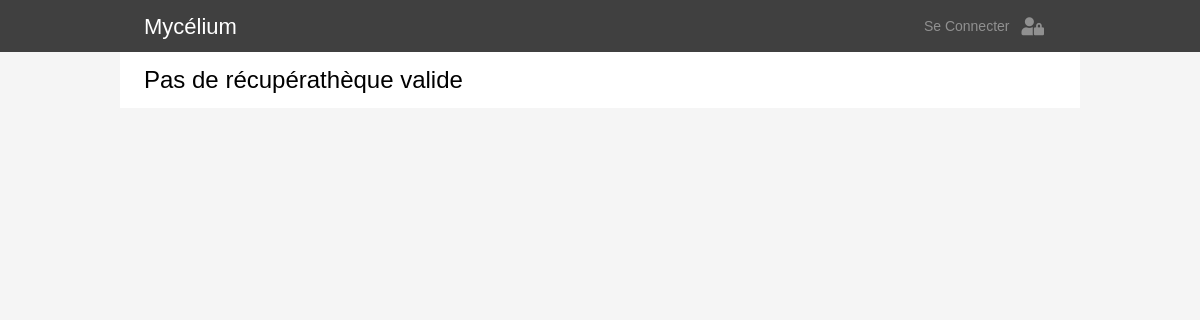
/catalogue.php?r=gilbards, run on an earlier commit of the app's database.
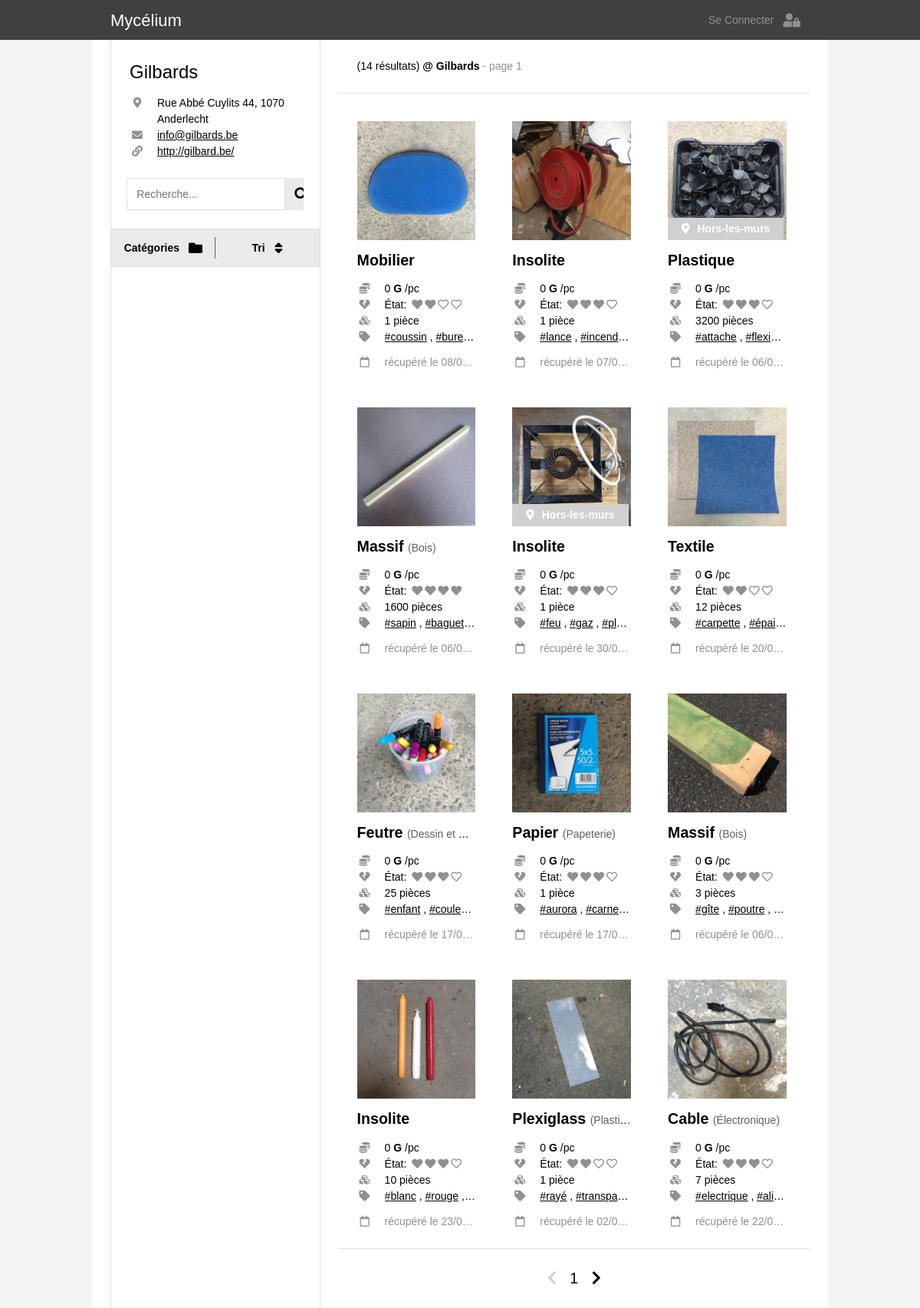
And on a later commit of the database.
### tables this page shows
CREATE TABLE IF NOT EXISTS `_global_recuperatheques` (
  `ID` int(11) NOT NULL AUTO_INCREMENT,
  `nom` varchar(255) NOT NULL,
  `adresse` varchar(255) NOT NULL,
  `monnaie` varchar(8) NOT NULL,
  `telephone` varchar(16) NOT NULL,
  `mdp` varchar(255) NOT NULL,
  `site` varchar(255) NOT NULL,
  `pseudo` varchar(16) NOT NULL,
  `mail` varchar(255) NOT NULL,
  `date_creation` date DEFAULT NULL,
  PRIMARY KEY (`ID`)
);

CREATE TABLE IF NOT EXISTS `gilbards_catalogue` (
  `ID` int(11) NOT NULL AUTO_INCREMENT,
  `ID_categorie` int(11) NOT NULL,
  `ID_souscategorie` int(11) NOT NULL,
  `pieces` int(11) NOT NULL,
  `dimensions` varchar(255) NOT NULL,
  `etat` int(11) NOT NULL,
  `tags` text NOT NULL,
  `remarques` text NOT NULL,
  `date_ajout` datetime NOT NULL DEFAULT CURRENT_TIMESTAMP,
  `poids` float NOT NULL,
  `prix` float NOT NULL,
  `localisation` varchar(255) NOT NULL,
  PRIMARY KEY (`ID`)
);

CREATE TABLE IF NOT EXISTS `_global_categories` (
  `ID` int(11) NOT NULL AUTO_INCREMENT,
  `nom` varchar(255) NOT NULL,
  `score` int(11) NOT NULL,
  PRIMARY KEY (`ID`)
);

CREATE TABLE IF NOT EXISTS `_global_souscategories` (
  `ID` int(11) NOT NULL AUTO_INCREMENT,
  `nom` varchar(255) NOT NULL,
  `ID_categorie` int(11) NOT NULL,
  `unite` varchar(255) NOT NULL,
  `prix` float NOT NULL,
  PRIMARY KEY (`ID`)
);

### connection_db.php (called while the page is built, shortened)
<?php
  function link_construct($params, $web_page = 1){
    if ($web_page==1){
      $web_page = basename($_SERVER['PHP_SELF']);
    }
    $getURL = $web_page . '?' . http_build_query(array_merge($_GET, $params));
    return $getURL;
  }
?>

### item.php (the view, shortened to what the rows shown need)
<?php
  $prix = $item['prix'];
  $piece = "1 pièce";
  if ($item['pieces']>1){
    $piece = $item['pieces'] . " pièces";
  }
  $tags = explode(", ",$item['tags']);
?>
<div class='item'>
  <?php if(basename($_SERVER['PHP_SELF'])=="catalogue.php"){ ?>
    <a class="item-link" href="item_page.php?r=<?php echo $recuperatheque?>&id=<?php echo $item['ID_item']?>">
    <?php
    }
  ?>
  <div class="item-photo-container">
      <?php
      echo '<img class="item-photo" src="photos/' . $item['ID_item'] . '.jpg" />'
      ?>
      <?php
        if ($item['localisation']){ ?>
            <div class="hors-les-murs"> <i class="fas fa-map-marker-alt"></i> Hors-les-murs </div>
        <?php
        }
      ?>
  </div>
  <?php if(basename($_SERVER['PHP_SELF'])=="catalogue.php"){?>
    </a>
    <?php
    }
  ?>
  <div class="item-text-container">
    <div class='item-categorie-container'>
      <?php
      if ($item['sous_categorie']!='Autre'){
        ?>
        <span class="item-souscategorie"> <?php echo $item['sous_categorie']; ?> </span>
        <span class="item-categorie"> (<?php echo $item['categorie']; ?>) </span>
      <?php
      }
      else{
        ?>
        <span class="item-souscategorie"> <?php echo $item['categorie']; ?> </span>
      <?php
      }
      ?>
    </div>
    <div class="item-info-container">
      <div class="item-info-line">
        <i class='fas fa-coins item-icon'></i>
        <div class="item-info"><?php echo $prix; ?> <b><?php echo $recup_info['monnaie'];; ?></b> /pc </div>
      </div>
      <div class="item-info-line">
        <i class='fas fa-heart-broken item-icon'></i>
        <div class="item-info"> État:
          <span class='etat-icon-container'>
          <?php
          for($n = 0; $n < 4; $n++){
            if($item['etat'] > $n){
              echo '<i class="fas fa-heart"></i>' ;
            } else{
              echo '<i class="far fa-heart"></i>' ;
            }
          }
          ?>
          </span>
        </div>
      </div>
      <div class="item-info-line">
        <i class='fas fa-cubes item-icon'></i>
        <div class="item-info"><?php echo $piece; ?></div>
      </div>
    </div>
    <div class='item-tags-container'>
      <div class="item-info-line">
        <i class='fas fa-tag item-icon'></i>
        <div class="item-info">
          <?php
            for($n = 0; $n < count($tags); $n++){?>
              <a class="item-tag" href= <?php echo link_construct(array('q'=>$tags[$n],'id'=>null, 'page'=>1), 'catalogue.php') ?> >#<?php echo $tags[$n];?></a>
              <?php
              if($n!=count($tags)-1){ echo ', '; }
            }
          ?>
        </div>
      </div>
    </div>
    <div class="item-date-container">
      <div class="item-info-line">
        <i class='far fa-calendar item-icon'></i>
        <div class="item-info">récupéré le <?php echo $item['date_ajout_fr']; ?></div>
      </div>
    </div>
  </div>
</div>

### catalogue.php (shortened to what the rows shown need)
<!DOCTYPE html>
<html lang="en">
<head>
  <link rel="stylesheet" href="css/w3.css">
  <link rel="stylesheet" href="https://use.fontawesome.com/releases/v5.7.0/css/all.css">
  <link rel="stylesheet" href="https://indestructibletype.com/fonts/Jost.css" type="text/css" charset="utf-8" />
  <link rel="stylesheet" href="css/main.css">
  <link rel="stylesheet" href="css/menu.css">
  <link rel="stylesheet" href="css/item.css">
</head>
<body>
  <?php
    include('connection_db.php')
  ?>
  <?php
    $req = $bdd->prepare(' SELECT pseudo FROM _global_recuperatheques ');
    $req->execute();
    $recuperatheques = array();
    while($item = $req->fetch()){
      array_push($recuperatheques,$item['pseudo']);
    }
    if (isset($_GET['r']) && in_array($_GET['r'], $recuperatheques)){
      $recuperatheque = htmlspecialchars($_GET['r']);
      $recuperatheque_catalogue = htmlspecialchars($_GET['r']) . '_catalogue';
    } else{
      $recuperatheque = null;
    }
  ?>
  <?php
    if (isset($_GET['q'])){
      $query = htmlspecialchars($_GET['q']);
    } else{
      $query = null;
    }
    $tri_option = array('date_ajout' => 'Date de récupération',
                        'prix' => 'Prix par pièce',
                        'etat' => 'État d\'usure',
                        'pieces' => 'Pièces disponibles');
    if (isset($_GET['order']) && array_key_exists($_GET['order'], $tri_option)){
      $tri = htmlspecialchars($_GET['order']);
    } else{
      $tri = 'date_ajout';
    }
    if(isset($_GET['catsearch']) and $_GET['catsearch']!=0
    and array_key_exists($_GET['catsearch'], $system)){
      $catsearch = htmlspecialchars($_GET['catsearch']);
    } else{
      $catsearch = null;
    }
    if(isset($_GET['sscatsearch']) and $_GET['sscatsearch']!=0
      and array_key_exists($_GET['sscatsearch'], $system[$catsearch]['sscats'])){
      $sscatsearch = htmlspecialchars($_GET['sscatsearch']);
    } else{
      $sscatsearch = null;
    }
    if (isset($_GET['page']) && is_numeric($_GET['page'])) {
      $page = (int) htmlspecialchars($_GET['page']);
    } else{
      $page = 1;
    }
  ?>
  <div class="quasi-fullwidth space-header">
    <div class="catalogue">
      <?php
      if($recuperatheque){?>
        <div class="flex-menu">
          <?php
            $req = $bdd->prepare(' SELECT * FROM _global_recuperatheques WHERE pseudo = :recuperatheque ');
            $req->bindValue(':recuperatheque', $recuperatheque , PDO::PARAM_STR);
            $req->execute();
            $recup_info = $req->fetch();
            include("recuperatheque_info.php");
          ?>
          <form class="container search-bar" action="catalogue.php" method="GET">
            <input type="text" class="search-bar-input" name="q" placeholder="Recherche..." value="<?php echo $query?>">
            <button class="w3-large fa fa-search search-bar-button" type="submit"></button>
          </form>
          <div class="menu-container" id="menu-container">
            <div class="menu-bar">
              <button id="cat-button" class="button-flex menu-button separation" onclick="openMenu(event,'categories')">
                <div class="button-title">Catégories</div>
                <i class='button-icon w3-large fas fa-folder'></i>
              </button>
              <button id="tri-button" class="button-flex menu-button" onclick="openMenu(event,'tri')">
                <div class="button-title">Tri</div>
                <i class='button-icon w3-large fas fa-sort'></i>
              </button>
            </div>
          </div>
        </div>
        <div class="flex-items">
          <?php
            $limit= 12;
            $starting_limit = ($page-1)*$limit;
            $req = $bdd->prepare('  SELECT COUNT(*) AS total
            FROM ' . $recuperatheque_catalogue . ' c
            INNER JOIN _global_categories cat ON c.ID_categorie=cat.ID
            INNER JOIN _global_souscategories sscat ON c.ID_souscategorie=sscat.ID
            WHERE (cat.nom LIKE :search OR sscat.nom LIKE :search OR dimensions LIKE :search OR tags LIKE :search OR remarques LIKE :search)
            AND (c.ID_souscategorie = :sscatsearch OR :sscatsearch is null)
            AND (c.ID_categorie = :catsearch OR :catsearch is null)
            ');
            $req->bindValue(':search', '%' . $query . '%', PDO::PARAM_STR);
            $req->bindValue(':sscatsearch', $sscatsearch, PDO::PARAM_INT);
            $req->bindValue(':catsearch', $catsearch, PDO::PARAM_INT);
            $req->execute();
            $total_count = $req->fetch()['total'];
            $req = $bdd->prepare('  SELECT
            c.ID AS ID_item, c.ID_categorie, c.ID_souscategorie, c.pieces AS pieces, c.dimensions AS dimensions, c.etat AS etat, c.tags AS tags,
            c.prix AS prix, c.poids AS poids, c.remarques AS remarques, c.localisation AS localisation,
            c.date_ajout AS date_ajout, DATE_FORMAT(c.date_ajout, \'%d/%m/%Y\') AS date_ajout_fr,
            cat.ID, cat.nom AS categorie,
            sscat.ID AS sscatID, sscat.ID_categorie, sscat.unite AS unitesscat, sscat.prix AS prixsscat, sscat.nom AS sous_categorie
            FROM ' . $recuperatheque_catalogue . ' c
            INNER JOIN _global_categories cat ON c.ID_categorie=cat.ID
            INNER JOIN _global_souscategories sscat ON c.ID_souscategorie=sscat.ID
            WHERE (cat.nom LIKE :search OR sscat.nom LIKE :search OR dimensions LIKE :search OR tags LIKE :search OR remarques LIKE :search)
            AND (c.ID_souscategorie = :sscatsearch OR :sscatsearch is null)
            AND (c.ID_categorie = :catsearch OR :catsearch is null)
            ORDER BY ' . $tri . ' DESC
            LIMIT ' . $starting_limit . ', ' . $limit
            );
            $req->bindValue(':search', '%' . $query . '%', PDO::PARAM_STR);
            $req->bindValue(':sscatsearch', $sscatsearch, PDO::PARAM_INT);
            $req->bindValue(':catsearch', $catsearch, PDO::PARAM_INT);
            $req->execute();
          ?>
          <div class="container border-bottom search-resume-wrapper">
            <div class="search-resume">
                    <?php
                echo ' (' . $total_count . ' résultats)';
                echo '<b> @ ' . $recup_info['nom'] . '</b>';
                echo '<span class="page"> - page ' . $page . '</span>';
              ?>
            </div>
          </div>
          <div class="items-container">
            <?php
              if ($req->rowCount() > 0) {
                while($item = $req->fetch()){
                  ?>
                    <div class="item-wrapper">
                      <?php include('item.php');?>
                    </div>
                  <?php
                }
              }
              else {
                echo '<h3 class="erreur"> Aucun résultat ne correspond à la recherche </h3>';
              }
            ?>
          </div>
          <div class="container border-top page-nav">
            <a href= <?php echo link_construct(array('page'=>$page-1)) ?>
               class="<?php if($page-1 <= 0){ echo 'disabled'; } ?>">
               <i class='fas fa-chevron-left'></i>
            </a>
            <?php echo $page; ?>
            <a href= <?php echo link_construct(array('page'=>$page+1)) ?>
               class="<?php if(($page)*$limit >= $total_count){ echo 'disabled'; } ?>">
               <i class='fas fa-chevron-right'></i>
            </a>
          </div>
        </div>
        <?php
      }
      else {
        echo '<h3 class="erreur"> Pas de récupérathèque valide </h3>';
      }
      ?>
    </div>
  </div>
</body>
</html>

### recuperatheque_info.php (shortened to what the rows shown need)
<div class="container recuperatheque">
    <h3> <?php echo $recup_info['nom'] ;?> </h3>
    <div class="recuperatheque-info">
      <?php if ($recup_info['adresse']){ ?>
        <div class="item-info-line">
          <i class="fas fa-map-marker-alt item-icon"></i>
          <div class="item-info"> <?php echo $recup_info['adresse'];?> </div>
        </div>
        <?php
        }
      ?>
      <?php if ($recup_info['mail']){ ?>
        <div class="item-info-line">
          <i class="fas fa-envelope item-icon"></i>
          <a class="item-info" href="mailto:<?php echo $recup_info['mail'];?>"> <?php echo $recup_info['mail'];?></a>
        </div>
        <?php
        }
      ?>
      <?php if ($recup_info['site']){ ?>
        <div class="item-info-line">
          <i class="fas fa-link item-icon"></i>
          <a class="item-info" href="<?php echo $recup_info['site'];?>" target="_blank"> <?php echo $recup_info['site'];?></a>
        </div>
      <?php
      }
      ?>
    </div>
</div>

What changed in the data, as far as the page shows it:
added _global_recuperatheques: nom "Gilbards", adresse "Rue Abbé Cuylits 44, 1070 Anderlecht", mail "info@gilbards.be", site "http://gilbard.be/", monnaie "G"
added gilbards_catalogue: shows a picture, _global_categories.nom "Mobilier", prix "0", etat 2 (drawn), tags "coussin", tags "bure…", date_ajout_fr "08/0…"
added gilbards_catalogue: shows a picture, _global_categories.nom "Insolite", prix "0", etat 3 (drawn), tags "lance", tags "incend…", date_ajout_fr "07/0…"
added gilbards_catalogue: shows a picture, shows "Hors-les-murs", _global_categories.nom "Plastique", prix "0", etat 3 (drawn), pieces "3200 pièces", tags "attache", tags "flexi…", date_ajout_fr "06/0…"
added gilbards_catalogue: shows a picture, _global_souscategories.nom "Massif", _global_categories.nom "Bois", prix "0", etat 4 (drawn), pieces "1600 pièces", tags "sapin", tags "baguet…", date_ajout_fr "06/0…"
added gilbards_catalogue: shows a picture, shows "Hors-les-murs", _global_categories.nom "Insolite", prix "0", etat 3 (drawn), tags "feu", tags "gaz", tags "pl…", date_ajout_fr "30/0…"
added gilbards_catalogue: shows a picture, _global_categories.nom "Textile", prix "0", etat 2 (drawn), pieces "12 pièces", tags "carpette", tags "épai…", date_ajout_fr "20/0…"
added gilbards_catalogue: shows a picture, _global_souscategories.nom "Feutre", _global_categories.nom "Dessin et…", prix "0", etat 3 (drawn), pieces "25 pièces", tags "enfant", tags "coule…", date_ajout_fr "17/0…"
added gilbards_catalogue: shows a picture, _global_souscategories.nom "Papier", _global_categories.nom "Papeterie", prix "0", etat 3 (drawn), tags "aurora", tags "carne…", date_ajout_fr "17/0…"
added gilbards_catalogue: shows a picture, _global_souscategories.nom "Massif", _global_categories.nom "Bois", prix "0", etat 3 (drawn), pieces "3 pièces", tags "gîte", tags "poutre", date_ajout_fr "06/0…"
added gilbards_catalogue: shows a picture, _global_categories.nom "Insolite", prix "0", etat 3 (drawn), pieces "10 pièces", tags "blanc", tags "rouge", date_ajout_fr "23/0…"
added gilbards_catalogue: shows a picture, _global_souscategories.nom "Plexiglass", _global_categories.nom "Plasti…", prix "0", etat 2 (drawn), tags "rayé", tags "transpa…", date_ajout_fr "02/0…"
added gilbards_catalogue: shows a picture, _global_souscategories.nom "Cable", _global_categories.nom "Électronique", prix "0", etat 3 (drawn), pieces "7 pièces", tags "electrique", tags "ali…", date_ajout_fr "22/0…"
Also different on the page:
$total_count: (not shown) → "14"
$page: (not shown) → "1"
text no longer shown: "Pas de récupérathèque valide"
text now shown: "Catégories Tri ( résultats) @ - page"
